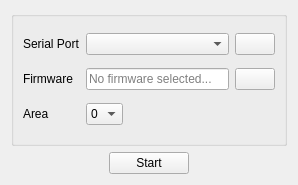
<?xml version="1.0" encoding="UTF-8"?>
<ui version="4.0">
 <class>FlashWidget</class>
 <widget class="QWidget" name="FlashWidget">
  <property name="geometry">
   <rect>
    <x>0</x>
    <y>0</y>
    <width>298</width>
    <height>185</height>
   </rect>
  </property>
  <property name="windowTitle">
   <string>Form</string>
  </property>
  <layout class="QVBoxLayout" name="verticalLayout">
   <item>
    <widget class="QGroupBox" name="gb_input">
     <layout class="QGridLayout" name="gridLayout_2">
      <item row="0" column="3">
       <widget class="QPushButton" name="pb_refresh_serial_ports">
        <property name="toolTip">
         <string>Refresh serial ports</string>
        </property>
        <property name="statusTip">
         <string>Refresh serial ports</string>
        </property>
        <property name="text">
         <string/>
        </property>
        <property name="icon">
         <iconset resource="resources.qrc">
          <normaloff>:/connecting.png</normaloff>:/connecting.png</iconset>
        </property>
        <property name="iconSize">
         <size>
          <width>16</width>
          <height>16</height>
         </size>
        </property>
       </widget>
      </item>
      <item row="2" column="1">
       <widget class="QComboBox" name="combo_area">
        <item>
         <property name="text">
          <string>0</string>
         </property>
        </item>
        <item>
         <property name="text">
          <string>1</string>
         </property>
        </item>
        <item>
         <property name="text">
          <string>2</string>
         </property>
        </item>
        <item>
         <property name="text">
          <string>3</string>
         </property>
        </item>
       </widget>
      </item>
      <item row="2" column="2">
       <spacer name="horizontalSpacer">
        <property name="orientation">
         <enum>Qt::Horizontal</enum>
        </property>
        <property name="sizeHint" stdset="0">
         <size>
          <width>40</width>
          <height>20</height>
         </size>
        </property>
       </spacer>
      </item>
      <item row="1" column="1" colspan="2">
       <widget class="QLineEdit" name="le_filename">
        <property name="readOnly">
         <bool>true</bool>
        </property>
        <property name="placeholderText">
         <string>No firmware selected...</string>
        </property>
       </widget>
      </item>
      <item row="1" column="3">
       <widget class="QPushButton" name="pb_open_file">
        <property name="text">
         <string/>
        </property>
        <property name="iconSize">
         <size>
          <width>16</width>
          <height>16</height>
         </size>
        </property>
       </widget>
      </item>
      <item row="1" column="0">
       <widget class="QLabel" name="label_12">
        <property name="text">
         <string>Firmware</string>
        </property>
       </widget>
      </item>
      <item row="2" column="0">
       <widget class="QLabel" name="label_6">
        <property name="text">
         <string>Area</string>
        </property>
       </widget>
      </item>
      <item row="0" column="1" colspan="2">
       <widget class="QComboBox" name="combo_serial_ports">
        <property name="sizePolicy">
         <sizepolicy hsizetype="MinimumExpanding" vsizetype="Fixed">
          <horstretch>0</horstretch>
          <verstretch>0</verstretch>
         </sizepolicy>
        </property>
       </widget>
      </item>
      <item row="0" column="0">
       <widget class="QLabel" name="label">
        <property name="text">
         <string>Serial Port</string>
        </property>
       </widget>
      </item>
     </layout>
    </widget>
   </item>
   <item>
    <layout class="QHBoxLayout" name="horizontalLayout">
     <item>
      <spacer name="horizontalSpacer_4">
       <property name="orientation">
        <enum>Qt::Horizontal</enum>
       </property>
       <property name="sizeHint" stdset="0">
        <size>
         <width>58</width>
         <height>20</height>
        </size>
       </property>
      </spacer>
     </item>
     <item>
      <widget class="QPushButton" name="pb_start">
       <property name="text">
        <string>Start</string>
       </property>
      </widget>
     </item>
     <item>
      <spacer name="horizontalSpacer_5">
       <property name="orientation">
        <enum>Qt::Horizontal</enum>
       </property>
       <property name="sizeHint" stdset="0">
        <size>
         <width>40</width>
         <height>20</height>
        </size>
       </property>
      </spacer>
     </item>
    </layout>
   </item>
  </layout>
 </widget>
 <resources>
  <include location="resources.qrc"/>
 </resources>
 <connections/>
</ui>
